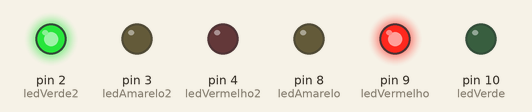
This sketch was run on a simulated Arduino Uno, built with avr-gcc and run on an emulated ATmega328P. Parts: output pins drawn as LEDs (lit = HIGH).

Above: at 3.5 s.
At 6.5 s:
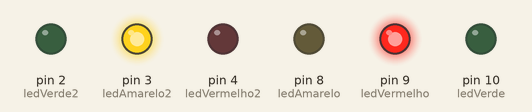
At 9.5 s:
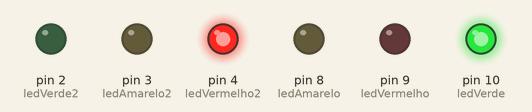
At 12.5 s:
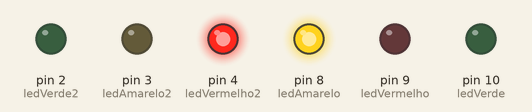
Timing chart, 0 to 16.6 s (numbered marks = the images above):
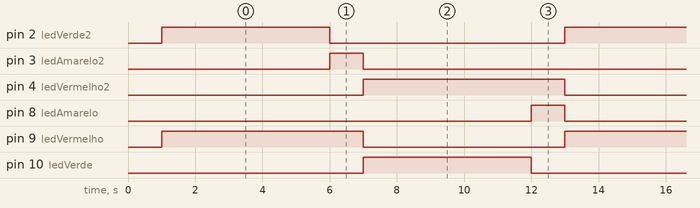

Measured:
- by itself, pin 2 (ledVerde2), pin 10 (ledVerde): alternates HIGH for 5.0 s and LOW for 7.0 s
- by itself, pin 3 (ledAmarelo2), pin 8 (ledAmarelo): alternates HIGH for 1.0 s and LOW for 11.0 s
- by itself, pin 4 (ledVermelho2), pin 9 (ledVermelho): alternates HIGH for 6.0 s and LOW for 6.0 s

The sketch:

Led_07-02.ino
```cpp
//declaração das variáveis que representam os pinos dos leds
int ledAmarelo = 8;
int ledVermelho = 9;
int ledVerde = 10;
int ledAmarelo2 = 3;
int ledVermelho2 = 4;
int ledVerde2 = 2;

void setup() {
  //definindo os tipos dos pinos
  pinMode(ledAmarelo, OUTPUT);
  pinMode(ledVermelho, OUTPUT);
  pinMode(ledVerde, OUTPUT);
  pinMode(ledAmarelo2, OUTPUT);
  pinMode(ledVermelho2,OUTPUT);
  pinMode(ledVerde2, OUTPUT);

  delay(1000);
}

void loop() {
  digitalWrite(ledVermelho, HIGH);
  digitalWrite(ledVerde2, HIGH);
  delay(5000);
  digitalWrite(ledVerde2, LOW);
  digitalWrite(ledAmarelo2, HIGH);
  delay(1000);
  digitalWrite(ledVermelho, LOW);
  digitalWrite(ledAmarelo2, LOW);
  digitalWrite(ledVerde, HIGH);
  digitalWrite(ledVermelho2, HIGH);
  delay(5000);
  digitalWrite(ledVerde, LOW);
  digitalWrite(ledAmarelo, HIGH);
  delay(1000);
  digitalWrite(ledAmarelo, LOW);
  digitalWrite(ledVermelho2, LOW);

}
```
